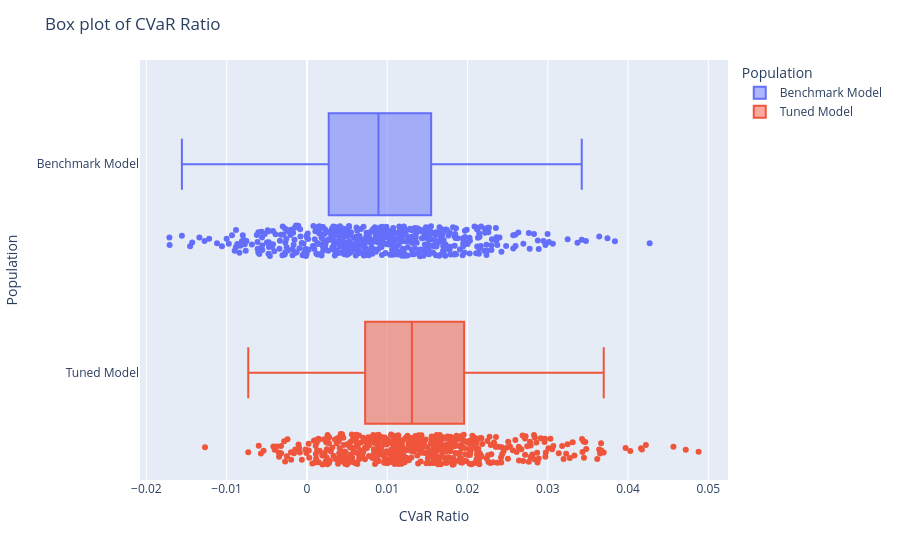

The notebook cell this image was saved under:
### Code cell
population_mc.boxplot_measure(
    measure=RatioMeasure.CVAR_RATIO, tag_list=["Benchmark Model", "Tuned Model"]
)

### Figure 1 — Plotly figure (JSON) as saved in the notebook; plotly's stock layout.template omitted (floating-point values rounded to 4 significant figures; data arrays with more than 128 entries replaced by an {"elided": "..."} marker saying what was removed)
{"data": [{"alignmentgroup": "True", "boxpoints": "all", "hovertemplate": "Population=%{y}<br>value=%{x}<extra></extra>", "legendgroup": "Benchmark Model", "marker": {"color": "#636efa"}, "name": "Benchmark Model", "notched": false, "offsetgroup": "Benchmark Model", "orientation": "h", "showlegend": true, "type": "box", "x": {"elided": "500 float values"}, "x0": " ", "xaxis": "x", "y": {"elided": "500 str values"}, "y0": " ", "yaxis": "y"}, {"alignmentgroup": "True", "boxpoints": "all", "hovertemplate": "Population=%{y}<br>value=%{x}<extra></extra>", "legendgroup": "Tuned Model", "marker": {"color": "#EF553B"}, "name": "Tuned Model", "notched": false, "offsetgroup": "Tuned Model", "orientation": "h", "showlegend": true, "type": "box", "x": {"elided": "500 float values"}, "x0": " ", "xaxis": "x", "y": {"elided": "500 str values"}, "y0": " ", "yaxis": "y"}], "layout": {"boxmode": "overlay", "legend": {"title": {"text": "Population"}, "tracegroupgap": 0}, "margin": {"t": 60}, "title": {"text": "Box plot of CVaR Ratio"}, "xaxis": {"anchor": "y", "domain": [0, 1], "title": {"text": "CVaR Ratio"}}, "yaxis": {"anchor": "x", "categoryarray": ["Tuned Model", "Benchmark Model"], "categoryorder": "array", "domain": [0, 1], "title": {"text": "Population"}}}}
